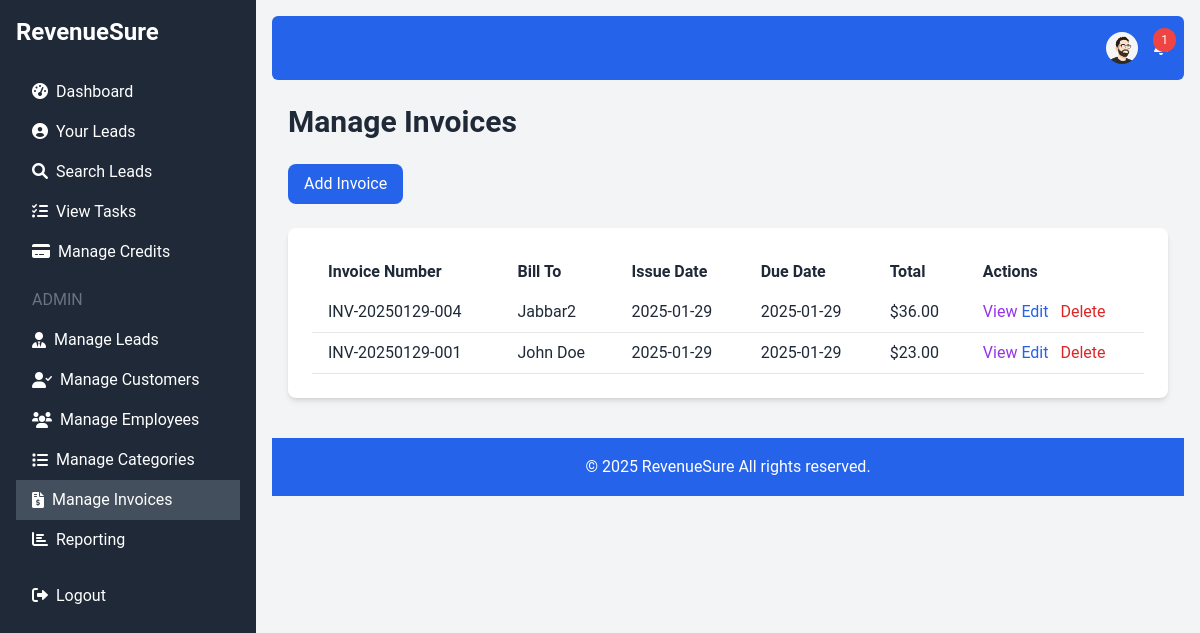
The app's page /manage_invoices.php (signed in), older data.
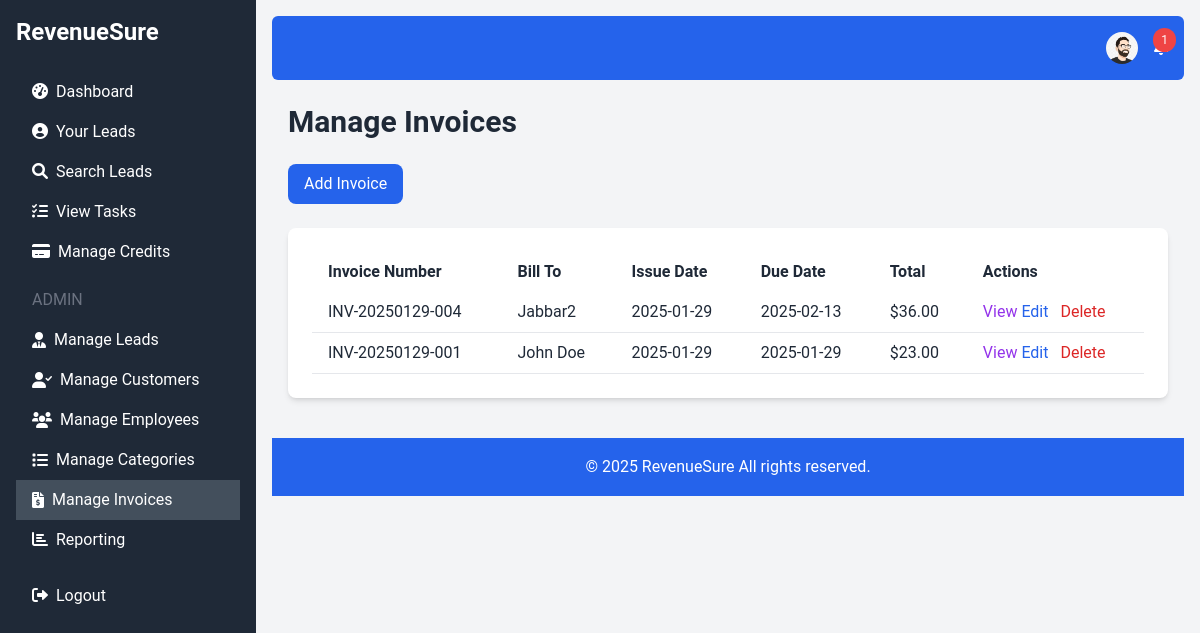
The same page, newer data.
### tables this page shows
CREATE TABLE `users` (
  `id` int(11) NOT NULL,
  `username` varchar(50) NOT NULL,
  `email` varchar(100) NOT NULL,
  `password` varchar(255) NOT NULL,
  `credits` int(11) DEFAULT 0,
  `created_at` timestamp NOT NULL DEFAULT current_timestamp(),
  `role` enum('admin','user') DEFAULT 'user',
  `profile_picture` varchar(255) DEFAULT NULL
);

CREATE TABLE `invoices` (
  `id` int(11) NOT NULL,
  `invoice_number` varchar(50) NOT NULL,
  `lead_id` int(11) DEFAULT NULL,
  `customer_id` int(11) DEFAULT NULL,
  `issue_date` date NOT NULL,
  `due_date` date NOT NULL,
  `bill_to_name` varchar(255) NOT NULL,
  `bill_to_address` varchar(255) DEFAULT NULL,
  `bill_to_email` varchar(100) DEFAULT NULL,
  `bill_to_phone` varchar(20) DEFAULT NULL,
  `ship_to_address` varchar(255) DEFAULT NULL,
  `subtotal` decimal(10,2) DEFAULT 0.00,
  `tax_method` varchar(50) DEFAULT NULL,
  `tax` text DEFAULT NULL,
  `discount` decimal(10,2) DEFAULT 0.00,
  `additional_charges` decimal(10,2) DEFAULT 0.00,
  `total` decimal(10,2) DEFAULT 0.00,
  `payment_terms` varchar(100) DEFAULT NULL,
  `notes` text DEFAULT NULL,
  `footer` text DEFAULT NULL,
  `billing_country` varchar(50) DEFAULT NULL,
  `discount_type` varchar(20) DEFAULT 'fixed',
  `discount_amount` decimal(10,2) DEFAULT 0.00,
  `created_at` timestamp NOT NULL DEFAULT current_timestamp()
);

### manage_invoices.php (the view, shortened to what this page needs)
<?php
require 'db.php';
$stmt = $conn->prepare("SELECT * FROM invoices ORDER BY created_at DESC");
$stmt->execute();
$invoices = $stmt->fetchAll(PDO::FETCH_ASSOC);
require 'header.php';
?>
<h1 class="text-3xl font-bold text-gray-800 mb-6">Manage Invoices</h1>
<a href="add_invoice.php" class="bg-blue-600 text-white px-4 py-2 rounded-lg hover:bg-blue-700 transition duration-300 mb-6 inline-block">Add Invoice</a>
<div class="bg-white p-6 rounded-lg shadow-md">
    <table class="w-full text-left">
        <thead>
            <tr>
                <th class="px-4 py-2">Invoice Number</th>
                <th class="px-4 py-2">Bill To</th>
                  <th class="px-4 py-2">Issue Date</th>
                <th class="px-4 py-2">Due Date</th>
                  <th class="px-4 py-2">Total</th>
                <th class="px-4 py-2">Actions</th>
            </tr>
        </thead>
        <tbody>
            <?php if ($invoices): ?>
                <?php foreach ($invoices as $invoice): ?>
                    <tr class="border-b">
                        <td class="px-4 py-2"><?php echo htmlspecialchars($invoice['invoice_number']); ?></td>
                        <td class="px-4 py-2"><?php echo htmlspecialchars($invoice['bill_to_name']); ?></td>
                         <td class="px-4 py-2"><?php echo htmlspecialchars($invoice['issue_date']); ?></td>
                        <td class="px-4 py-2"><?php echo htmlspecialchars($invoice['due_date']); ?></td>
                        <td class="px-4 py-2">$<?php echo htmlspecialchars($invoice['total']); ?></td>
                         <td class="px-4 py-2">
                            <a href="view_invoice.php?id=<?php echo $invoice['id']; ?>" class="text-purple-600 hover:underline">View</a>
                            <a href="edit_invoice.php?id=<?php echo $invoice['id']; ?>" class="text-blue-600 hover:underline">Edit</a>
                            <a href="delete_invoice.php?id=<?php echo $invoice['id']; ?>" class="text-red-600 hover:underline ml-2">Delete</a>
                        </td>
                    </tr>
                <?php endforeach; ?>
            <?php else: ?>
                <tr>
                    <td colspan="6" class="px-4 py-2 text-center text-gray-600">No invoices found.</td>
                </tr>
            <?php endif; ?>
        </tbody>
    </table>
</div>
<?php
require 'footer.php';
?>

### header.php (shortened to what this page needs)
<!DOCTYPE html>
<html lang="en">
<head>
    <script src="https://cdn.tailwindcss.com"></script>
    <link href="https://cdnjs.cloudflare.com/ajax/libs/font-awesome/6.0.0-beta3/css/all.min.css" rel="stylesheet">
     <link rel="stylesheet" href="https://cdnjs.cloudflare.com/ajax/libs/animate.css/4.1.1/animate.min.css"/>
</head>
<body class="bg-gray-100">
    <div class="flex h-screen fade-in-up">
        <aside class="bg-gray-800 text-white w-64 p-4">
            <a href="index.php" class="text-2xl font-bold block mb-6">RevenueSure</a>
            <nav>
                <?php if (isset($_SESSION['user_id'])): ?>
                    <?php
                     function isActive($path) {
                         $current_page = basename($_SERVER['PHP_SELF']);
                         return strpos($current_page, $path) === 0;
                    }
                     function isParentActive($path) {
                         $current_page = basename($_SERVER['PHP_SELF']);
                       return strpos($current_page, $path) !== false;
                      }
                    ?>
                    <a href="dashboard.php" class="block py-2 px-4 hover:bg-gray-700 rounded <?php echo isActive('dashboard.php') ? 'active' : ''; ?>"><i class="fas fa-tachometer-alt mr-2"></i>Dashboard</a>
                    <a href="your_leads.php" class="block py-2 px-4 hover:bg-gray-700 rounded <?php echo isActive('your_leads.php') ? 'active' : ''; ?>"><i class="fas fa-user-circle mr-2"></i>Your Leads</a>
                    <a href="search_leads.php" class="block py-2 px-4 hover:bg-gray-700 rounded <?php echo isActive('search_leads.php') ? 'active' : ''; ?>"><i class="fas fa-search mr-2"></i>Search Leads</a>
                   <a href="view_tasks.php" class="block py-2 px-4 hover:bg-gray-700 rounded <?php echo isActive('view_tasks.php') ? 'active' : ''; ?>"><i class="fas fa-tasks mr-2"></i>View Tasks</a>
                    <a href="manage_credits.php" class="block py-2 px-4 hover:bg-gray-700 rounded <?php echo isActive('manage_credits.php') ? 'active' : ''; ?>"><i class="fas fa-credit-card mr-2"></i>Manage Credits</a>
                    <?php if ($_SESSION['role'] === 'admin'): ?>
                        <h6 class="text-gray-500 uppercase mt-4 mb-2 px-4">Admin</h6>
                         <div class="menu-item <?php if (isParentActive('add_lead.php') || isParentActive('leads_list.php') || isParentActive('import_leads.php')) echo 'active'; ?>">
                            <a class="block py-2 px-4 hover:bg-gray-700 rounded flex items-center"><i class="fas fa-user-tie mr-2"></i>Manage Leads</a>
                        </div>
                          <div class="menu-item <?php if (isParentActive('add_customer.php') || isParentActive('manage_customers.php') || isParentActive('view_customer.php')) echo 'active'; ?>">
                            <a class="block py-2 px-4 hover:bg-gray-700 rounded flex items-center"><i class="fas fa-user-check mr-2"></i>Manage Customers</a>
                        </div>
                         <div class="menu-item <?php if (isParentActive('add_employee.php') || isParentActive('manage_employees.php')) echo 'active'; ?>">
                            <a class="block py-2 px-4 hover:bg-gray-700 rounded flex items-center"><i class="fas fa-users mr-2"></i>Manage Employees</a>
                        </div>
                          <div class="menu-item <?php if (isParentActive('manage_categories.php') || isParentActive('add_category.php')) echo 'active'; ?>">
                            <a class="block py-2 px-4 hover:bg-gray-700 rounded flex items-center"><i class="fas fa-list mr-2"></i>Manage Categories</a>
                        </div>
                           <div class="menu-item <?php if (isParentActive('manage_invoices.php') || isParentActive('add_invoice.php')) echo 'active'; ?>">
                            <a class="block py-2 px-4 hover:bg-gray-700 rounded flex items-center"><i class="fas fa-file-invoice-dollar mr-2"></i>Manage Invoices</a>
                        </div>
                         <a href="reporting_dashboard.php" class="block py-2 px-4 hover:bg-gray-700 rounded <?php echo isActive('reporting_dashboard.php') ? 'active' : ''; ?>"><i class="fas fa-chart-bar mr-2"></i>Reporting</a>
                    <?php endif; ?>
                     <a href="logout.php" class="block py-2 px-4 hover:bg-gray-700 rounded mt-4"><i class="fas fa-sign-out-alt mr-2"></i>Logout</a>
                <?php else: ?>
                    <a href="login.php" class="block py-2 px-4 hover:bg-gray-700 rounded"><i class="fas fa-sign-in-alt mr-2"></i>Login</a>
                    <a href="register.php" class="block py-2 px-4 hover:bg-gray-700 rounded"><i class="fas fa-user-plus mr-2"></i>Register</a>
                 <?php endif; ?>
             </nav>
        </aside>
        <div class="flex-1 p-4 fade-in">
            <nav class="bg-blue-600 p-4 text-white mb-6 rounded-md">
                <div class="container mx-auto flex justify-end items-center">
                    <?php if (isset($_SESSION['user_id'])): ?>
                        <div class="relative mr-4">
                            <button id="profileButton" class="hover:underline relative flex items-center">
                                <?php
                                $stmt = $conn->prepare("SELECT profile_picture FROM users WHERE id = :user_id");
                                $stmt->bindParam(':user_id', $_SESSION['user_id']);
                                $stmt->execute();
                                $user = $stmt->fetch(PDO::FETCH_ASSOC);
                                $profile_picture = $user['profile_picture'];
                                if ($profile_picture) : ?>
                                    <img src="<?php echo $profile_picture; ?>" alt="Profile Picture" class="rounded-full w-8 h-8 object-cover">
                                <?php else : ?>
                                    <i class="fas fa-user-circle fa-lg"></i>
                                <?php endif; ?>
                            </button>
                         </div>
                        <div class="relative">
                            <button id="notificationButton" class="hover:underline relative">
                                <?php
                                $stmt = $conn->prepare("SELECT COUNT(*) as unread FROM notifications WHERE user_id = :user_id AND is_read = 0");
                                $stmt->bindParam(':user_id', $_SESSION['user_id']);
                                $stmt->execute();
                                $unread = $stmt->fetch(PDO::FETCH_ASSOC)['unread'];
                                if ($unread > 0) : ?>
                                    <span class="bg-red-500 text-white text-xs px-2 py-1 rounded-full absolute -top-2 -right-2"><?php echo $unread; ?></span>
                                <?php endif; ?>
                            </button>
                        </div>
                   <?php endif; ?>
                </div>
            </nav>
             <div class="container mx-auto px-4">

### footer.php
</div>
<footer class="bg-blue-600 p-4 text-white mt-10">
    <div class="container mx-auto text-center">
        <p>&copy; 2025 RevenueSure All rights reserved.</p>
    </div>
</footer>
</body>
</html>

### header.php (style rules this page uses)
:root { --primary-color: #6366f1; --secondary-color: #34d399; --background-light: #f9fafb; --background-dark: #1f2937; --error-color: #ef4444; }
body { font-family: 'Roboto', sans-serif; background-color: var(--background-light); color: #1f2937; }
.menu-item a { transition: color 0.3s ease, background-color 0.3s ease; }
.active { background-color: #434f5c; }
aside { min-width: 256px; transition: all 0.3s ease-in-out; }
button { transition: background-color 0.3s ease, color 0.3s ease, transform 0.1s ease; }
.bg-white { transition: all 0.3s ease-in-out; box-shadow: 0 2px 5px rgba(0,0,0,0.1); }
.fade-in-up { animation: fadeInUp 0.3s ease-in-out; }
.fade-in { animation: fadeIn 0.3s ease-in-out; }
h1 { font-size: 2rem; font-weight: bold; color: var(--primary-color); }
p { font-size: 1rem; line-height: 1.6; }
.shadow-md { box-shadow: 0 4px 6px rgba(0, 0, 0, 0.1); }

Row changes from the older to the newer data that the page shows:
changed invoices "INV-20250129-004": due_date "2025-01-29" → "2025-02-13"
